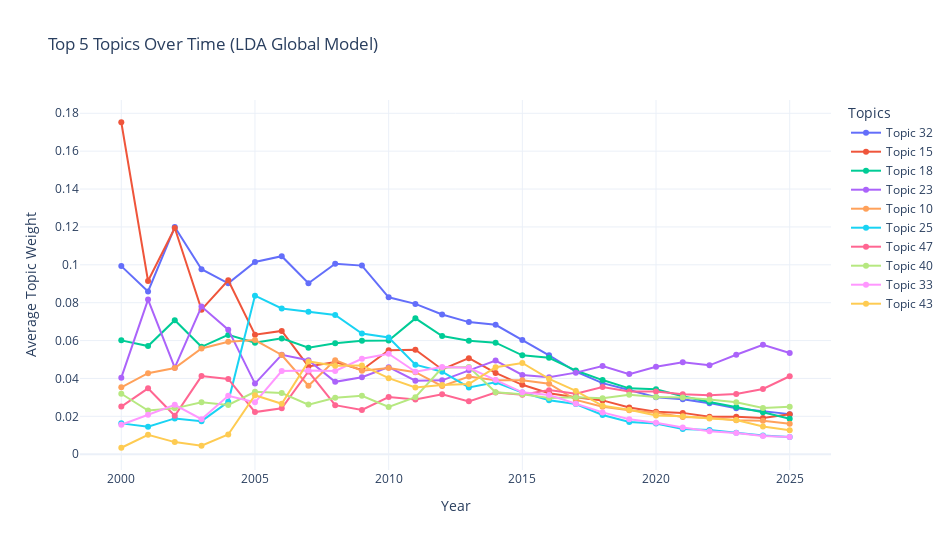

The notebook cell saved with this chart:
### Code cell
import numpy as np
import plotly.graph_objects as go
import textwrap

split_corpus = []
idx = 0
for slice_size in time_slices[SUBJECT]:
    split_corpus.append(corpus_sorted[SUBJECT][idx: idx + slice_size])
    idx += slice_size

topic_activity = []
for i, corpus_year in enumerate(split_corpus):
    gamma = [loaded_lda_model.get_document_topics(doc, minimum_probability=0) for doc in corpus_year]
    avg_topic_dist = np.mean([[p for _, p in g] for g in gamma], axis=0)
    topic_activity.append(avg_topic_dist)

topic_activity = np.array(topic_activity)

mean_activity = topic_activity.mean(axis=0)
top_topics_idx = np.argsort(mean_activity)[::-1][:10]

top_words = {}
for idx in top_topics_idx:
    words = [w for w, _ in loaded_lda_model.show_topic(idx, topn=15)]
    wrapped = "<br>".join(
        [", ".join(words[i:i + 5]) for i in range(0, len(words), 5)]
    )
    top_words[idx] = wrapped

fig = go.Figure()

for idx in top_topics_idx:
    fig.add_trace(go.Scatter(
        x=year_list[SUBJECT],
        y=topic_activity[:, idx],
        mode='lines+markers',
        name=f"Topic {idx}",
        hovertemplate=(
            f"<b>Topic {idx}</b><br>"
            f"<b>Top words:</b><br>{top_words[idx]}<br>"
            "Year: %{x}<br>"
            "Weight: %{y:.4f}<extra></extra>"
        )
    ))

fig.update_layout(
    title="Top 5 Topics Over Time (LDA Global Model)",
    xaxis_title="Year",
    yaxis_title="Average Topic Weight",
    legend_title="Topics",
    template="plotly_white",
    hovermode="closest",
    width=950,
    height=550
)

fig.show()

### Figure 1 — Plotly figure (JSON) as saved in the notebook; plotly's stock layout.template omitted (floating-point values rounded to 4 significant figures)
{"data": [{"hovertemplate": "<b>Topic 32</b><br><b>Top words:</b><br>theory, property, class, set, finite<br>space, linear, function, order, complexity<br>notion, non, condition, formula, infinite<br>Year: %{x}<br>Weight: %{y:.4f}<extra></extra>", "mode": "lines+markers", "name": "Topic 32", "type": "scatter", "x": [2000, 2001, 2002, 2003, 2004, 2005, 2006, 2007, 2008, 2009, 2010, 2011, 2012, 2013, 2014, 2015, 2016, 2017, 2018, 2019, 2020, 2021, 2022, 2023, 2024, 2025], "y": [0.09931, 0.08592, 0.1199, 0.09768, 0.09021, 0.1015, 0.1045, 0.09027, 0.1006, 0.09957, 0.08284, 0.07937, 0.07375, 0.06976, 0.06832, 0.06024, 0.05225, 0.04361, 0.03755, 0.03393, 0.03014, 0.02907, 0.02697, 0.02431, 0.0226, 0.02117]}, {"hovertemplate": "<b>Topic 15</b><br><b>Top words:</b><br>semantic, concept, logic, student, language<br>reasoning, verification, knowledge, type, proof<br>program, formal, symbolic, logical, programming<br>Year: %{x}<br>Weight: %{y:.4f}<extra></extra>", "mode": "lines+markers", "name": "Topic 15", "type": "scatter", "x": [2000, 2001, 2002, 2003, 2004, 2005, 2006, 2007, 2008, 2009, 2010, 2011, 2012, 2013, 2014, 2015, 2016, 2017, 2018, 2019, 2020, 2021, 2022, 2023, 2024, 2025], "y": [0.1753, 0.09145, 0.1194, 0.07632, 0.09185, 0.06314, 0.06511, 0.04634, 0.04866, 0.04448, 0.05495, 0.05513, 0.04476, 0.05071, 0.04293, 0.03665, 0.03224, 0.03012, 0.02842, 0.02466, 0.02238, 0.02183, 0.01973, 0.01981, 0.01911, 0.0211]}, {"hovertemplate": "<b>Topic 18</b><br><b>Top words:</b><br>algorithm, search, tree, approximation, optimal<br>space, constraint, set, instance, heuristic<br>efficient, complexity, selection, size, hard<br>Year: %{x}<br>Weight: %{y:.4f}<extra></extra>", "mode": "lines+markers", "name": "Topic 18", "type": "scatter", "x": [2000, 2001, 2002, 2003, 2004, 2005, 2006, 2007, 2008, 2009, 2010, 2011, 2012, 2013, 2014, 2015, 2016, 2017, 2018, 2019, 2020, 2021, 2022, 2023, 2024, 2025], "y": [0.06011, 0.05709, 0.07076, 0.05672, 0.063, 0.0589, 0.06116, 0.05619, 0.05864, 0.05996, 0.05998, 0.07173, 0.06239, 0.05997, 0.0589, 0.05221, 0.05093, 0.04418, 0.03915, 0.03478, 0.03433, 0.03062, 0.02753, 0.02489, 0.02219, 0.01874]}, {"hovertemplate": "<b>Topic 23</b><br><b>Top words:</b><br>design, tool, development, software, technology<br>field, survey, potential, artificial_intelligence, project<br>machine, practice, datum, comprehensive, researcher<br>Year: %{x}<br>Weight: %{y:.4f}<extra></extra>", "mode": "lines+markers", "name": "Topic 23", "type": "scatter", "x": [2000, 2001, 2002, 2003, 2004, 2005, 2006, 2007, 2008, 2009, 2010, 2011, 2012, 2013, 2014, 2015, 2016, 2017, 2018, 2019, 2020, 2021, 2022, 2023, 2024, 2025], "y": [0.04044, 0.08162, 0.04568, 0.07794, 0.06578, 0.0373, 0.05251, 0.04961, 0.03822, 0.04063, 0.04596, 0.0388, 0.03899, 0.0443, 0.04943, 0.04188, 0.04069, 0.04307, 0.04658, 0.04229, 0.04621, 0.04858, 0.04693, 0.05254, 0.05781, 0.05341]}, {"hovertemplate": "<b>Topic 10</b><br><b>Top words:</b><br>quantum, function, classical, polynomial, complexity<br>bound, log, circuit, sum, constant<br>linear, size, mathcal_mathcal, log_log, gate<br>Year: %{x}<br>Weight: %{y:.4f}<extra></extra>", "mode": "lines+markers", "name": "Topic 10", "type": "scatter", "x": [2000, 2001, 2002, 2003, 2004, 2005, 2006, 2007, 2008, 2009, 2010, 2011, 2012, 2013, 2014, 2015, 2016, 2017, 2018, 2019, 2020, 2021, 2022, 2023, 2024, 2025], "y": [0.03533, 0.04275, 0.04548, 0.05585, 0.05935, 0.06026, 0.05239, 0.03615, 0.04968, 0.04413, 0.04549, 0.04329, 0.03598, 0.04101, 0.03911, 0.03908, 0.0372, 0.02868, 0.02505, 0.02322, 0.02193, 0.01968, 0.01926, 0.01798, 0.01768, 0.01603]}, {"hovertemplate": "<b>Topic 25</b><br><b>Top words:</b><br>channel, scheme, rate, compression, information<br>capacity, message, bit, source, block<br>error, distortion, decoder, communication, optimal<br>Year: %{x}<br>Weight: %{y:.4f}<extra></extra>", "mode": "lines+markers", "name": "Topic 25", "type": "scatter", "x": [2000, 2001, 2002, 2003, 2004, 2005, 2006, 2007, 2008, 2009, 2010, 2011, 2012, 2013, 2014, 2015, 2016, 2017, 2018, 2019, 2020, 2021, 2022, 2023, 2024, 2025], "y": [0.01629, 0.01454, 0.01891, 0.01746, 0.02767, 0.08372, 0.07698, 0.0752, 0.07352, 0.06376, 0.0616, 0.04728, 0.04356, 0.03527, 0.03802, 0.03261, 0.02848, 0.02651, 0.02071, 0.01699, 0.01624, 0.0133, 0.01279, 0.01128, 0.009851, 0.009132]}, {"hovertemplate": "<b>Topic 47</b><br><b>Top words:</b><br>memory, efficient, resource, efficiency, hardware<br>computation, cost, computational, architecture, inference<br>parallel, device, computing, latency, gpu<br>Year: %{x}<br>Weight: %{y:.4f}<extra></extra>", "mode": "lines+markers", "name": "Topic 47", "type": "scatter", "x": [2000, 2001, 2002, 2003, 2004, 2005, 2006, 2007, 2008, 2009, 2010, 2011, 2012, 2013, 2014, 2015, 2016, 2017, 2018, 2019, 2020, 2021, 2022, 2023, 2024, 2025], "y": [0.02513, 0.03478, 0.02028, 0.04123, 0.03972, 0.02225, 0.02422, 0.04366, 0.02589, 0.02337, 0.03019, 0.02895, 0.0316, 0.02791, 0.03257, 0.03137, 0.03384, 0.03197, 0.03551, 0.03314, 0.03312, 0.03161, 0.0312, 0.03182, 0.03447, 0.04116]}, {"hovertemplate": "<b>Topic 40</b><br><b>Top words:</b><br>distribution, sample, probability, random, probabilistic<br>bayesian, uncertainty, sampling, gaussian, datum<br>inference, statistical, conditional, noise, variable<br>Year: %{x}<br>Weight: %{y:.4f}<extra></extra>", "mode": "lines+markers", "name": "Topic 40", "type": "scatter", "x": [2000, 2001, 2002, 2003, 2004, 2005, 2006, 2007, 2008, 2009, 2010, 2011, 2012, 2013, 2014, 2015, 2016, 2017, 2018, 2019, 2020, 2021, 2022, 2023, 2024, 2025], "y": [0.03192, 0.02308, 0.02421, 0.02745, 0.02601, 0.03293, 0.03231, 0.02619, 0.02976, 0.03083, 0.02492, 0.03008, 0.04565, 0.04599, 0.03267, 0.03167, 0.02975, 0.03013, 0.02959, 0.03139, 0.03025, 0.02996, 0.02884, 0.02748, 0.02436, 0.02501]}, {"hovertemplate": "<b>Topic 33</b><br><b>Top words:</b><br>network, node, link, delay, communication<br>scheduling, packet, routing, latency, wireless<br>failure, relay, throughput, protocol, request<br>Year: %{x}<br>Weight: %{y:.4f}<extra></extra>", "mode": "lines+markers", "name": "Topic 33", "type": "scatter", "x": [2000, 2001, 2002, 2003, 2004, 2005, 2006, 2007, 2008, 2009, 2010, 2011, 2012, 2013, 2014, 2015, 2016, 2017, 2018, 2019, 2020, 2021, 2022, 2023, 2024, 2025], "y": [0.01558, 0.02082, 0.02608, 0.01846, 0.03086, 0.02741, 0.04394, 0.04416, 0.04398, 0.05041, 0.05306, 0.04356, 0.04604, 0.04567, 0.03915, 0.03269, 0.03129, 0.02663, 0.02208, 0.01846, 0.01666, 0.0141, 0.01214, 0.01122, 0.009594, 0.00909]}, {"hovertemplate": "<b>Topic 43</b><br><b>Top words:</b><br>communication, energy, power, channel, wireless<br>transmission, interference, multi, antenna, design<br>rate, scheme, access, efficiency, station<br>Year: %{x}<br>Weight: %{y:.4f}<extra></extra>", "mode": "lines+markers", "name": "Topic 43", "type": "scatter", "x": [2000, 2001, 2002, 2003, 2004, 2005, 2006, 2007, 2008, 2009, 2010, 2011, 2012, 2013, 2014, 2015, 2016, 2017, 2018, 2019, 2020, 2021, 2022, 2023, 2024, 2025], "y": [0.003415, 0.01029, 0.006393, 0.004495, 0.0104, 0.03116, 0.02664, 0.049, 0.04666, 0.04688, 0.04015, 0.03529, 0.03651, 0.03703, 0.0459, 0.0482, 0.0398, 0.03341, 0.02558, 0.02346, 0.02039, 0.02, 0.01884, 0.01801, 0.01461, 0.01262]}], "layout": {"height": 550, "hovermode": "closest", "legend": {"title": {"text": "Topics"}}, "title": {"text": "Top 5 Topics Over Time (LDA Global Model)"}, "width": 950, "xaxis": {"title": {"text": "Year"}}, "yaxis": {"title": {"text": "Average Topic Weight"}}}}
